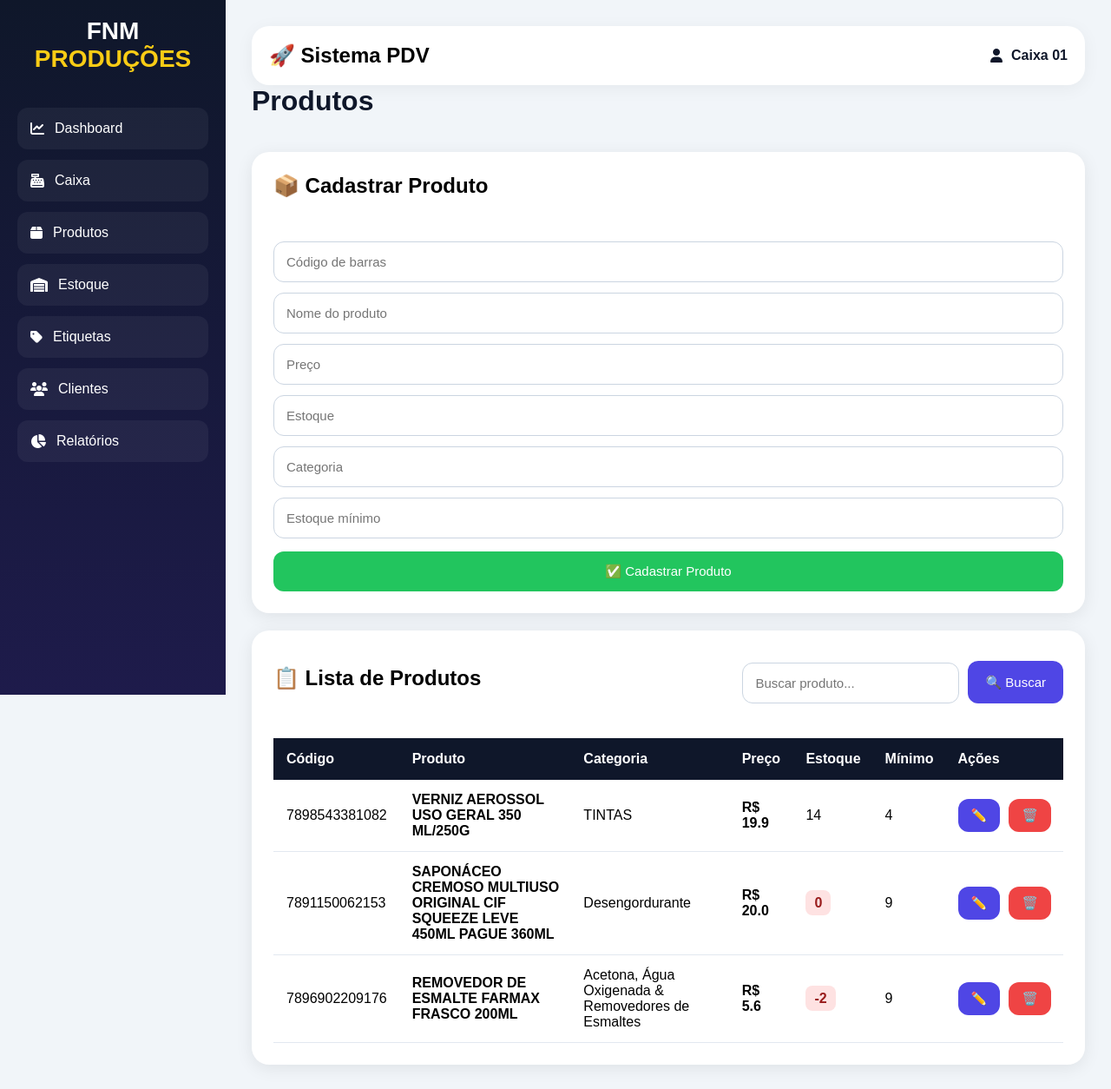
/produtos, run on the app's committed database.
### app.py (models this page shows)
class Produto(db.Model):
    id = db.Column(
        db.Integer,
        primary_key=True
    )
    codigo = db.Column(
        db.String(100)
    )
    nome = db.Column(
        db.String(200)
    )
    preco = db.Column(
        db.Float
    )
    estoque = db.Column(
        db.Integer
    )
    categoria = db.Column(
        db.String(100)
    )
    imagem = db.Column(
        db.String(500)
    )
    estoque_minimo = db.Column(
        db.Integer
    )

### app.py (the view)
@app.route("/produtos")
def produtos():
    busca = request.args.get("busca")
    if busca:
        produtos = Produto.query.filter(
            Produto.nome.contains(busca) |
            Produto.codigo.contains(busca)
        ).all()
    else:
        produtos = Produto.query.all()
    return render_template(
        "produtos.html",
        produtos=produtos
    )

### templates/produtos.html (shortened to what this page needs)
{% extends "base.html" %}
{% block content %}
<h1>
    Produtos
</h1>
<div class="grid">
    <div class="card">
        <h2>
            📦 Cadastrar Produto
        </h2>
        <br>
        <form
            action="/cadastrar"
            method="POST"
        >
            <input
                type="text"
                name="codigo"
                id="codigo"
                placeholder="Código de barras"
                required
            >
            <input
                type="text"
                name="nome"
                id="nome"
                placeholder="Nome do produto"
                required
            >
            <input
                type="number"
                step="0.01"
                name="preco"
                placeholder="Preço"
                required
            >
            <input
                type="number"
                name="estoque"
                placeholder="Estoque"
                required
            >
            <input
                type="text"
                name="categoria"
                id="categoria"
                placeholder="Categoria"
            >
            <input
                type="number"
                name="estoque_minimo"
                placeholder="Estoque mínimo"
            >
            <button
                type="submit"
                class="verde"
            >
                ✅ Cadastrar Produto
            </button>
        </form>
    </div>
</div>
<div class="card">
    <div
        style="
            display:flex;
            justify-content:space-between;
            align-items:center;
            margin-bottom:20px;
            flex-wrap:wrap;
            gap:10px;
        "
    >
        <h2>
            📋 Lista de Produtos
        </h2>
        <form
            method="GET"
            action="/produtos"
            style="
                display:flex;
                gap:10px;
                flex-wrap:wrap;
            "
        >
            <input
                type="text"
                name="busca"
                placeholder="Buscar produto..."
                style="
                    width:250px;
                "
            >
            <button
                class="azul"
                style="
                    width:auto;
                    padding:12px 20px;
                    margin-top:10px;
                "
            >
                🔍 Buscar
            </button>
        </form>
    </div>
    <div
        style="
            overflow-x:auto;
        "
    >
        <table
            style="
                width:100%;
                border-collapse:collapse;
                min-width:900px;
            "
        >
            <thead>
                <tr
                    style="
                        background:#eef2ff;
                        color:#1e1b4b;
                    "
                >
                    <th style="padding:15px;">
                        Código
                    </th>
                    <th>
                        Produto
                    </th>
                    <th>
                        Categoria
                    </th>
                    <th>
                        Preço
                    </th>
                    <th>
                        Estoque
                    </th>
                    <th>
                        Mínimo
                    </th>
                    <th>
                        Ações
                    </th>
                </tr>
            </thead>
            <tbody>
                {% for produto in produtos %}
                <tr
                    style="
                        border-bottom:
                        1px solid #e2e8f0;
                    "
                >
                    <td
                        style="
                            padding:15px;
                        "
                    >
                        {{ produto.codigo }}
                    </td>
                    <td>
                        <strong>
                            {{ produto.nome }}
                        </strong>
                    </td>
                    <td>
                        {{ produto.categoria }}
                    </td>
                    <td>
                        <strong>
                            R$ {{ produto.preco }}
                        </strong>
                    </td>
                    <td>
                        {% if produto.estoque <= produto.estoque_minimo %}
                            <span
                                style="
                                    background:#fee2e2;
                                    color:#991b1b;
                                    padding:6px 10px;
                                    border-radius:8px;
                                    font-weight:bold;
                                "
                            >
                                {{ produto.estoque }}
                            </span>
                        {% else %}
                            {{ produto.estoque }}
                        {% endif %}
                    </td>
                    <td>
                        {{ produto.estoque_minimo }}
                    </td>
                    <td>
                        <div
                            style="
                                display:flex;
                                gap:10px;
                            "
                        >
                            <a
                                href="/editar/{{ produto.id }}"
                            >
                                <button
                                    type="button"
                                    class="azul"
                                    style="
                                        width:auto;
                                        padding:10px 15px;
                                        margin-top:0;
                                    "
                                >
                                    ✏️
                                </button>
                            </a>
                            <form
                                action="/excluir/{{ produto.id }}"
                                method="POST"
                            >
                                <button
                                    class="vermelho"
                                    style="
                                        width:auto;
                                        padding:10px 15px;
                                        margin-top:0;
                                    "
                                >
                                    🗑️
                                </button>
                            </form>
                        </div>
                    </td>
                </tr>
                {% endfor %}
            </tbody>
        </table>
    </div>
</div>
{% endblock %}

### templates/base.html (style rules this page uses)
* { margin:0; padding:0; box-sizing:border-box; font-family:Arial; }
body { background:#f1f5f9; display:flex; }
h1 { color:#0f172a; margin-bottom:20px; }
.card { background:white; padding:25px; border-radius:20px; margin-top:20px; box-shadow: 0 4px 20px rgba( 0, 0, 0, 0.08 ); }
input, select { width:100%; padding:14px; margin-top:12px; border:1px solid #cbd5e1; border-radius:12px; font-size:15px; outline:none; background:white; }
button { width:100%; padding:14px; border:none; border-radius:12px; cursor:pointer; color:white; font-size:15px; margin-top:15px; transition:0.3s; }
.verde { background:#22c55e; }
.azul { background:#4f46e5; }
.vermelho { background:#ef4444; }
.grid { display:grid; grid-template-columns: repeat( auto-fit, minmax(250px,1fr) ); gap:20px; }
table { width:100%; border-collapse:collapse; margin-top:20px; }
table th { background:#0f172a; color:white; padding:14px; text-align:left; }
table td { padding:14px; border-bottom:1px solid #e2e8f0; }

### data on the page
Produto: codigo "7898543381082", nome "VERNIZ AEROSSOL USO GERAL 350 ML/250G", categoria "TINTAS", preco "19.9", estoque "14", estoque_minimo "4"
Produto: codigo "7891150062153", nome "SAPONÁCEO CREMOSO MULTIUSO ORIGINAL CIF SQUEEZE LEVE 450ML PAGUE 360ML", categoria "Desengordurante", preco "20.0", estoque "0", estoque_minimo "9"
Produto: codigo "7896902209176", nome "REMOVEDOR DE ESMALTE FARMAX FRASCO 200ML", categoria "Acetona, Água Oxigenada & Removedores de Esmaltes", preco "5.6", estoque "-2", estoque_minimo "9"
